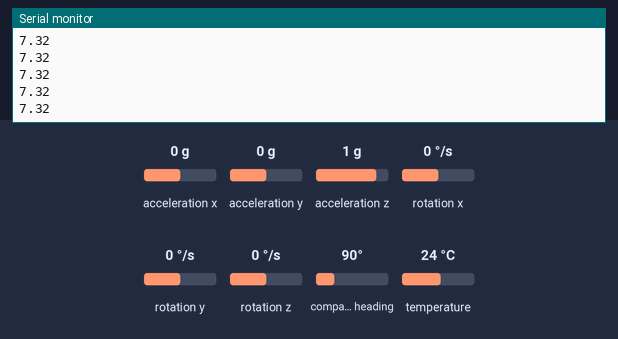
Simulated run of this sketch. Board: Arduino Leonardo, built with avr-gcc and run on an emulated ATmega32U4. Shown: the last lines printed to the serial monitor. Inputs (shaded band) come from the test bench; at power-on: compass heading 90°, acceleration x 0 g, acceleration y 0 g, acceleration z 1 g, rotation x 0 °/s, rotation y 0 °/s, rotation z 0 °/s, temperature 24 °C.

Above: at 1.2 s.
1.3 s: compass heading set to 7°
At 2.4 s:
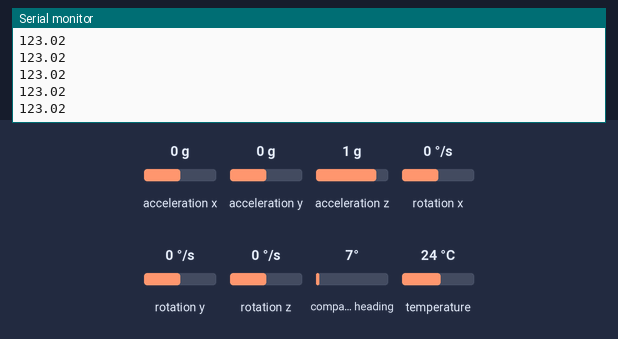
2.8 s: compass heading set to 180°
At 3.4 s:
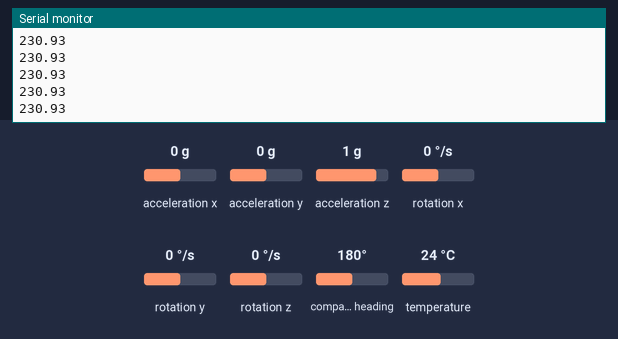
Timing chart, 0 to 5.8 s (numbered marks = the images above; inputs shaded):
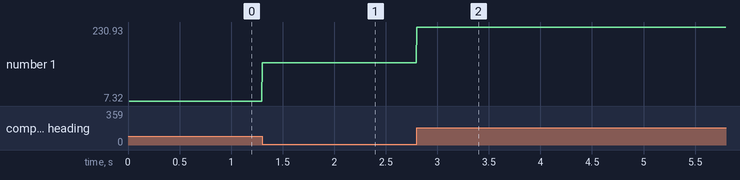

The sketch:

adafruit9dof.ino
```cpp
#include <Wire.h>
#include <SPI.h>
#include <Adafruit_LSM9DS1.h>
#include <Adafruit_Sensor.h>  // not used in this demo but required!

// i2c
Adafruit_LSM9DS1 lsm = Adafruit_LSM9DS1();

#define LSM9DS1_SCK A5
#define LSM9DS1_MISO 12
#define LSM9DS1_MOSI A4
#define LSM9DS1_XGCS 6
#define LSM9DS1_MCS 5
// You can also use software SPI
//Adafruit_LSM9DS1 lsm = Adafruit_LSM9DS1(LSM9DS1_SCK, LSM9DS1_MISO, LSM9DS1_MOSI, LSM9DS1_XGCS, LSM9DS1_MCS);
// Or hardware SPI! In this case, only CS pins are passed in
//Adafruit_LSM9DS1 lsm = Adafruit_LSM9DS1(LSM9DS1_XGCS, LSM9DS1_MCS);

#define DECLINATION 0.0833
// declination (in degrees) in Southampton

float mx, my, mz, heading;
void setupSensor()
{
  // 1.) Set the accelerometer range
  lsm.setupAccel(lsm.LSM9DS1_ACCELRANGE_2G);
  //lsm.setupAccel(lsm.LSM9DS1_ACCELRANGE_4G);
  //lsm.setupAccel(lsm.LSM9DS1_ACCELRANGE_8G);
  //lsm.setupAccel(lsm.LSM9DS1_ACCELRANGE_16G);

  // 2.) Set the magnetometer sensitivity
  lsm.setupMag(lsm.LSM9DS1_MAGGAIN_4GAUSS);
  //lsm.setupMag(lsm.LSM9DS1_MAGGAIN_8GAUSS);
  //lsm.setupMag(lsm.LSM9DS1_MAGGAIN_12GAUSS);
  //lsm.setupMag(lsm.LSM9DS1_MAGGAIN_16GAUSS);

  // 3.) Setup the gyroscope
  lsm.setupGyro(lsm.LSM9DS1_GYROSCALE_245DPS);
  //lsm.setupGyro(lsm.LSM9DS1_GYROSCALE_500DPS);
  //lsm.setupGyro(lsm.LSM9DS1_GYROSCALE_2000DPS);
}


void setup()
{
  Serial.begin(115200);

  while (!Serial) {
    delay(1); // will pause Zero, Leonardo, etc until serial console opens
  }

  Serial.println("LSM9DS1 data read demo");

  // Try to initialise and warn if we couldn't detect the chip
  if (!lsm.begin())
  {
    Serial.println("Oops ... unable to initialize the LSM9DS1. Check your wiring!");
    while (1);
  }
  Serial.println("Found LSM9DS1 9DOF");

  // helper to just set the default scaling we want, see above!
  setupSensor();
}

void loop()
{
  lsm.read();  /* ask it to read in the data */

  /* Get a new sensor event */
  sensors_event_t a, m, g, temp;

  lsm.getEvent(&a, &m, &g, &temp);
/*
  Serial.print("Accel X: "); Serial.print(a.acceleration.x); Serial.print(" m/s^2");
  Serial.print("\tY: "); Serial.print(a.acceleration.y);     Serial.print(" m/s^2 ");
  Serial.print("\tZ: "); Serial.print(a.acceleration.z);     Serial.println(" m/s^2 ");

  Serial.print("Mag X: "); Serial.print(m.magnetic.x);   Serial.print(" uT");
  Serial.print("\tY: "); Serial.print(m.magnetic.y);     Serial.print(" uT");
  Serial.print("\tZ: "); Serial.print(m.magnetic.z);     Serial.println(" uT");
/*
  Serial.print("Gyro X: "); Serial.print(g.gyro.x);   Serial.print(" rad/s");
  Serial.print("\tY: "); Serial.print(g.gyro.y);      Serial.print(" rad/s");
  Serial.print("\tZ: "); Serial.print(g.gyro.z);      Serial.println(" rad/s");
*/
  mx = m.magnetic.x;
  my = m.magnetic.y;
  mz = m.magnetic.z;

  mx = mx - (-0.83);
  my = my - (23.61);
  mz = mz - (-10.35);

  if (my == 0) {
    heading = (mx < 0) ? PI : 0;
  }
  else {
    heading = atan2(mx, my);
  }
  //correct heading according to declination

  heading -= DECLINATION * PI / 180;
  if (heading > PI) {
    heading -= (2 * PI);
  }
  else if (heading < -PI) {
    heading += (2 * PI);
  }
  else if (heading < 0) {
    heading += 2 * PI;
  }

  //convert values in degree
  heading *= 180.0 / PI;

  Serial.print(heading);
  Serial.println();
}
```

Measured:
- after the input at 1.3 s, the serial monitor: prints a new line at once (image 1)
- after the input at 2.8 s, the serial monitor: prints a new line at once (image 2)
- plotted number 1: 7.32 → 123.02 after the input at 1.3 s, 123.02 → 230.93 after the input at 2.8 s
